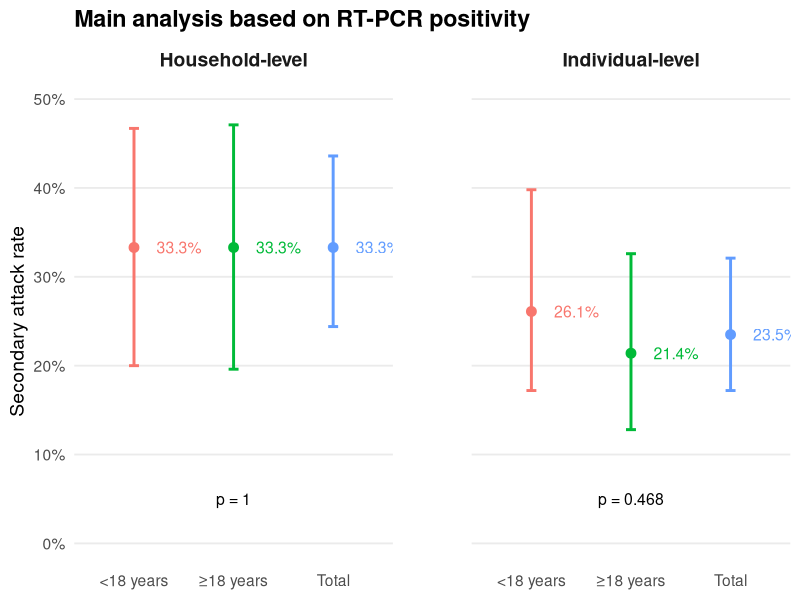
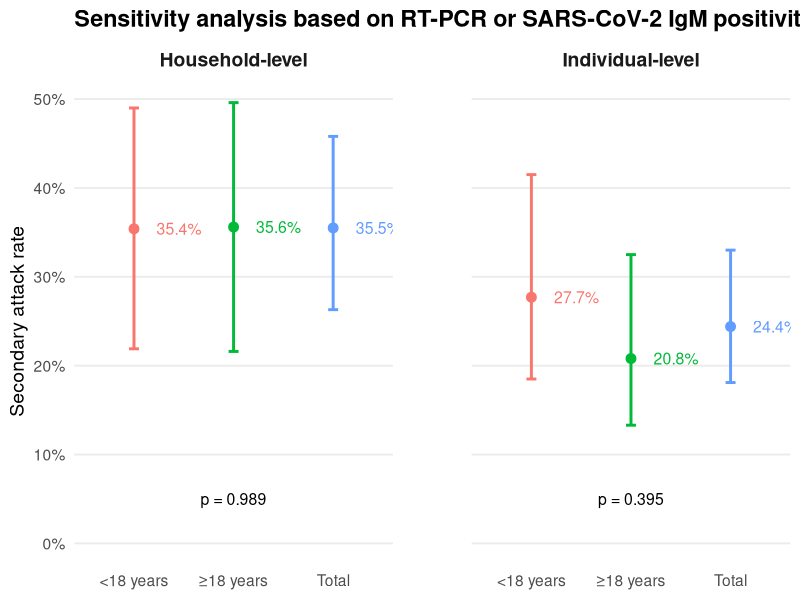
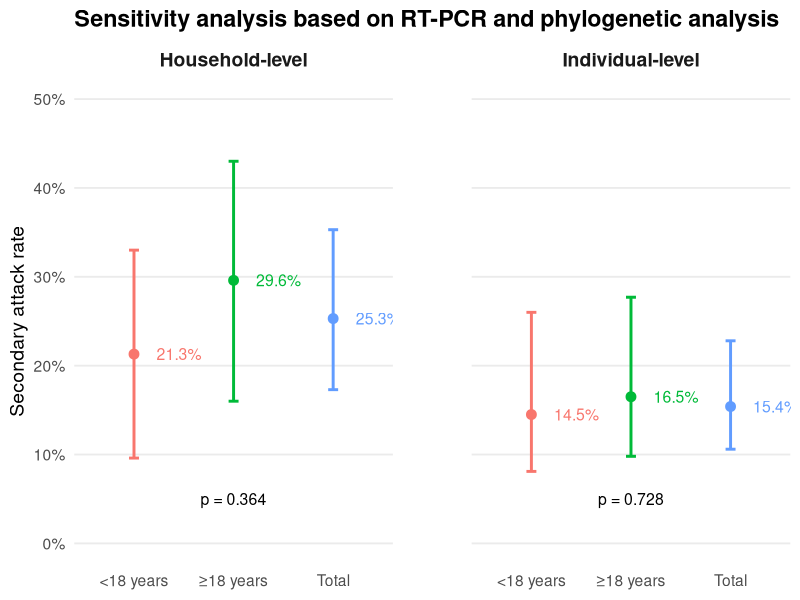
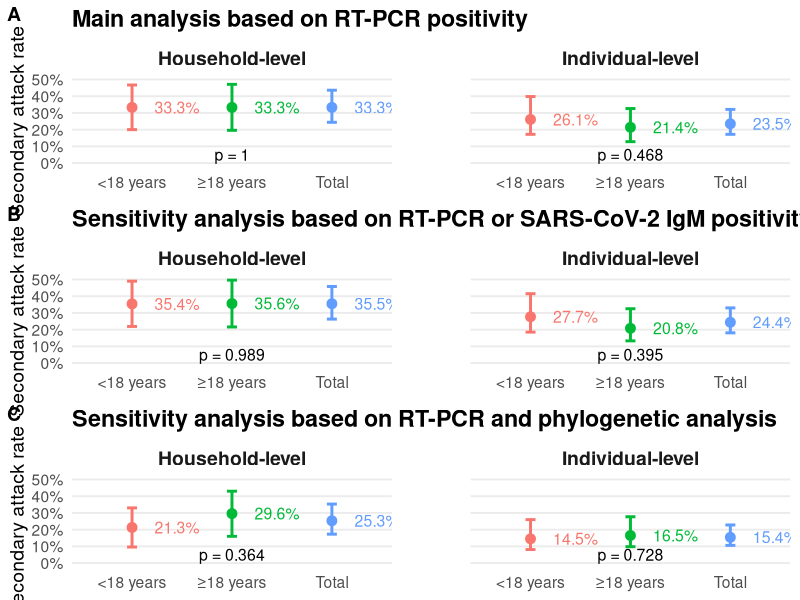
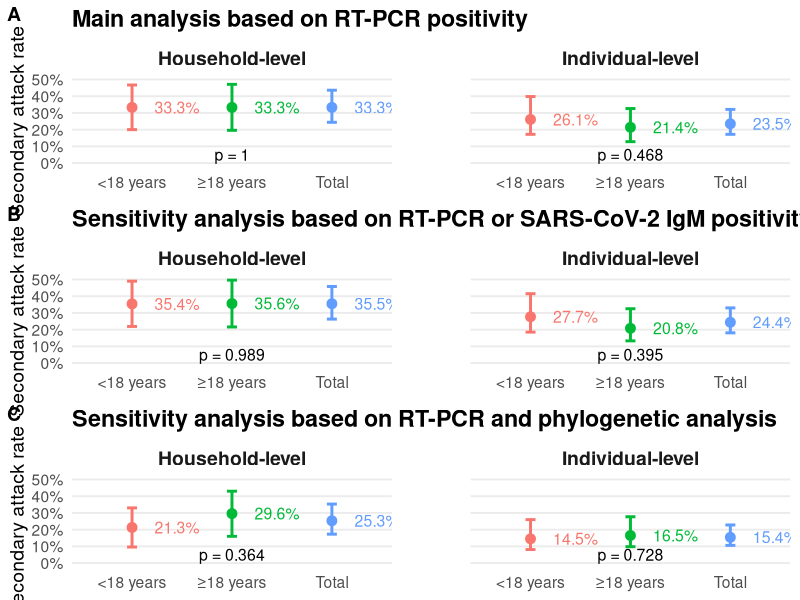

These figures' R source, in order:
## ---- chunk 1
library(ggplot2)
library(dplyr)

# Tes données formatées
df_2A <- tribble(
  ~Level, ~Category,         ~Percent, ~CI_lower, ~CI_upper, ~p_value,
  "Household-level", "Total",          33.3, 24.4, 43.6,NA,
  "Household-level", "<18 years",      33.3, 20.0, 46.7,1.000,
  "Household-level", "≥18 years",      33.3, 19.6, 47.1,NA,
  "Individual-level", "Total",         23.5, 17.2, 32.1,NA,
  "Individual-level", "<18 years",     26.1, 17.2, 39.8,0.468,
  "Individual-level", "≥18 years",     21.4, 12.8, 32.6,NA
)

# Graphe
p_2A <- ggplot(df_2A, aes(x = Category, y = Percent, color = Category)) +
  geom_point(size = 3) +
  geom_errorbar(aes(ymin = CI_lower, ymax = CI_upper), width = 0.1, size = 1) +
  geom_text(aes(label = paste0(Percent, "%")), hjust = -0.5, size = 4) +
  facet_wrap(~Level, nrow = 1) +
  scale_y_continuous(labels = function(x) paste0(x, "%"), limits = c(0, 50)) +
  #scale_color_manual(values = c("Total" = "red", "<18 years" = "green", "≥18 years" = "blue")) +
  theme_minimal(base_size = 14) +
  theme(legend.position = "none",
        panel.grid.minor = element_blank(),
        panel.grid.major.x = element_blank(),
        plot.title = element_text(face = "bold"),
        strip.text = element_text(size = 14, face = "bold")) +
  labs(
    title = "Main analysis based on RT-PCR positivity",
    y = "Secondary attack rate",
    x = NULL
  ) +
  # Ajouter p-values sous les facettes
  geom_text(
    data = df_2A %>% filter(!is.na(p_value)),
    aes(x = 2, y = 5, label = paste0("p = ", p_value)),
    color = "black", inherit.aes = FALSE, size = 4
  )+
  theme(panel.spacing = unit(2, "cm"))


p_2A
## ---- chunk 2
library(ggplot2)
library(dplyr)

# Données : Sensitivity analysis (RT-PCR or IgM)
df_2B <- tribble(
  ~Level, ~Category,       ~Percent, ~CI_lower, ~CI_upper, ~p_value,
  "Household-level", "Total",        35.5, 26.3, 45.8, NA,
  "Household-level", "<18 years",    35.4, 21.9, 49.0, 0.989,
  "Household-level", "≥18 years",    35.6, 21.6, 49.6, NA,
  "Individual-level", "Total",       24.4, 18.1, 33.0, NA,
  "Individual-level", "<18 years",   27.7, 18.5, 41.5, 0.395,
  "Individual-level", "≥18 years",   20.8, 13.3, 32.5, NA
)

# Graphe
p_2B <- ggplot(df_2B, aes(x = Category, y = Percent, color = Category)) +
  geom_point(size = 3) +
  geom_errorbar(aes(ymin = CI_lower, ymax = CI_upper), width = 0.1, size = 1) +
  geom_text(aes(label = paste0(Percent, "%")),hjust = -0.5, size = 4) +
  facet_wrap(~Level, nrow = 1) +
  scale_y_continuous(labels = function(x) paste0(x, "%"), limits = c(0, 50)) +
  #scale_color_manual(values = c("Total" = "red", "<18 years" = "green", "≥18 years" = "blue")) +
  theme_minimal(base_size = 14) +
  theme(legend.position = "none",
        panel.grid.minor = element_blank(),
        panel.grid.major.x = element_blank(),
        plot.title = element_text(face = "bold"),
        strip.text = element_text(size = 14, face = "bold")) +
  labs(
    title = "Sensitivity analysis based on RT-PCR or SARS-CoV-2 IgM positivity",
    y = "Secondary attack rate",
    x = NULL
  ) +
  # Ajouter p-values sous les facettes
  geom_text(
    data = df_2B %>% filter(!is.na(p_value)),
    aes(x = 2, y = 5, label = paste0("p = ", p_value)),
    color = "black", inherit.aes = FALSE, size = 4
  ) +
  theme(panel.spacing = unit(2, "cm"))

p_2B
## ---- chunk 3
library(ggplot2)
library(dplyr)

# Données : Sensitivity analysis (phylogeny)
df_2C <- tribble(
  ~Level, ~Category,       ~Percent, ~CI_lower, ~CI_upper, ~p_value,
  "Household-level", "Total",        25.3, 17.3, 35.3, NA,
  "Household-level", "<18 years",    21.3, 9.6, 33.0, 0.364,
  "Household-level", "≥18 years",    29.6, 16.0, 43.0, NA,
  "Individual-level", "Total",       15.4, 10.6, 22.8, NA,
  "Individual-level", "<18 years",   14.5, 8.1, 26.0, 0.728,
  "Individual-level", "≥18 years",   16.5, 9.8, 27.7, NA
)

p_2C <- ggplot(df_2C, aes(x = Category, y = Percent, color = Category)) +
  geom_point(size = 3) +
  geom_errorbar(aes(ymin = CI_lower, ymax = CI_upper), width = 0.1, size = 1) +
  geom_text(aes(label = paste0(Percent, "%")), hjust = -0.5, size = 4) +
  facet_wrap(~Level, nrow = 1) +
  scale_y_continuous(labels = function(x) paste0(x, "%"), limits = c(0, 50)) +
  #scale_color_manual(values = c("Total" = "red", "<18 years" = "green", "≥18 years" = "blue")) +
  theme_minimal(base_size = 14) +
  theme(legend.position = "none",
       panel.grid.minor = element_blank(),
       panel.grid.major.x = element_blank(),
       plot.title = element_text(face = "bold"),
        strip.text = element_text(size = 14, face = "bold")) +
  labs(
    title = "Sensitivity analysis based on RT-PCR and phylogenetic analysis",
    y = "Secondary attack rate",
    x = NULL
  ) +
  # Ajouter p-values sous les facettes
  geom_text(
    data = df_2C %>% filter(!is.na(p_value)),
    aes(x = 2, y = 5, label = paste0("p = ", p_value)),
    color = "black", inherit.aes = FALSE, size = 4
  ) +
  theme(panel.spacing = unit(2, "cm"))

p_2C

## ---- chunk 4
library(cowplot)
final_plot <- plot_grid(
  labels = c("A","B","C"),
  p_2A, p_2B, p_2C,
  ncol = 1,     # 1 colonne
  align = "v" # alignement vertical
)

final_plot
## ---- chunk 5
# Sauvegarder en PNG
ggsave(
  filename = "../fig/SAR_plot_v2.png", 
  plot = final_plot,
  bg = "white",
  width = 12, height = 8, dpi = 300
)
